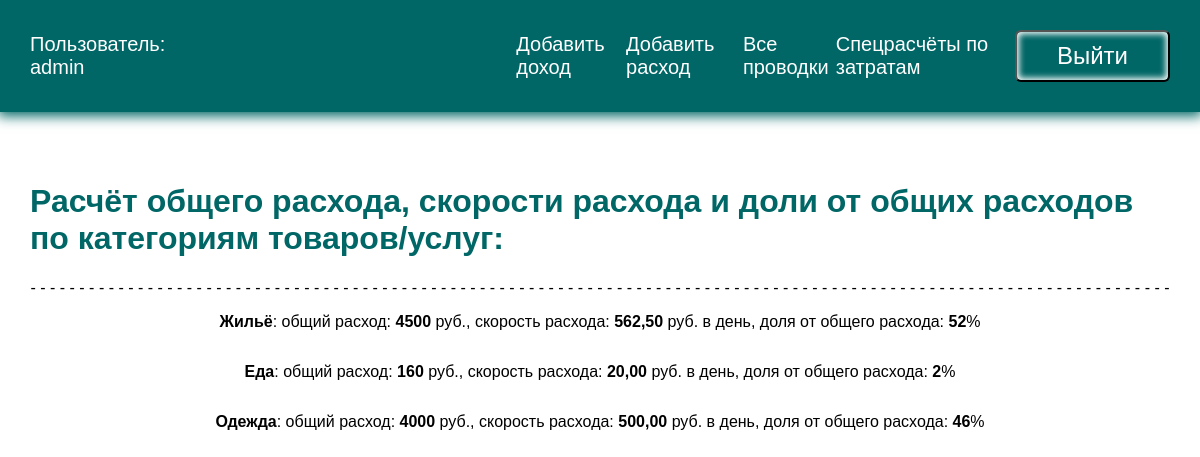
Screenshot of /specialcalculation3/ (signed in) with the database file from the repository.
### transaction/models.py (models this page shows, shortened)
class Category(models.Model):
    name = models.CharField(max_length=200)

### transaction/views.py (the view)
# urls.py: path('specialcalculation3/', views.specialcostcalculation3, name='specialcalculation3'),
@login_required
def specialcostcalculation3(request):
    multidash = '- ' * 117
    exptransactions = ExpenditureTransaction.objects.all()
    valuesexp_list = exptransactions.values()
    sumexp = 0
    for item in valuesexp_list:
        value = round(item['quantity'] * item['price'], 2)
        sumexp += value
    oldest_date_pro = ProfitableTransaction.objects.aggregate(Min('date'))['date__min']
    if not oldest_date_pro:
        return 0
    delta_date_pro = (date.today() - oldest_date_pro).days + 1
    oldest_date_exp = ExpenditureTransaction.objects.aggregate(Min('date'))['date__min']
    if not oldest_date_exp:
        return 0
    delta_date_exp = (date.today() - oldest_date_exp).days + 1
    delta_days = [delta_date_pro, delta_date_exp]
    maxdeltadays = max(delta_days)
    queryset = ExpenditureTransaction.objects.values('category').annotate(totalexp=Sum(F('quantity') * F('price')), categories=F('category__name')).order_by()
    for item in queryset:
        item['speedexp'] = item['totalexp'] / maxdeltadays
        item['percentexp'] = round(100 * item['totalexp'] / sumexp, 0)
    context = {'queryset': queryset, 'multidash': multidash}
    return render(request, 'transaction/specialcalculation3.html', context)

### transaction/templates/transaction/specialcalculation3.html
{% extends 'transaction/base.html' %}
{% block content %}
<h1>Расчёт общего расхода, скорости расхода и доли от общих расходов по категориям товаров/услуг:</h1>
{{ multidash }}
{% for item in queryset %}
    <p><b>{{ item.categories }}</b>: общий расход: <b>{{ item.totalexp }}</b> руб.,
        скорость расхода: <b>{{ item.speedexp | floatformat:2 }}</b> руб. в день, доля от общего расхода: <b>{{ item.percentexp }}</b>%</p>
{% endfor %}
{% endblock %}

### transaction/templates/transaction/base.html (shortened to what this page needs)
<!DOCTYPE html>
{% load static %}
<html lang="en">
<head>
    <link rel="stylesheet" href="{% static 'css/style.css' %}">
</head>
<body>
    <div class="menu">
        <div class="wrap">
            {% if user.is_authenticated %}
            <ul>
                <li class="logo" ><a href="">Пользователь: {{ user.username }}</a></li>
                <li><a href="{% url 'createpro' %}">Добавить доход</a></li>
                <li><a href="{% url 'createexp' %}">Добавить расход</a></li>
                <li><a href="{% url 'recorded' %}">Все проводки</a></li>
                <li><a href="{% url 'special_cost_calculations' %}">Спецрасчёты по затратам</a></li>
                <li>
                    <form action="{% url 'logout' %}" method="post">
                        <button class="btn bottom">Выйти</button>
                    </form>
                </li>
            </ul>
            {% else %}
            <ul>
                <li><a href="{% url 'signup' %}">Зарегистрироваться</a></li>
                <li><a href="{% url 'login' %}">Войти</a></li>
            </ul>
            {% endif %}
        </div>
    </div>
    <div class="content">
        <div class="wrap">
            {% block content %}
            {% endblock %}
        </div>
    </div>
</body>
</html>

### transaction/static/css/style.css (style rules this page uses)
body { margin: 0; padding: 0; font-family: Arial, Helvetica, sans-serif; }
.wrap { max-width: 1200px; margin: 0 auto; padding: 10px 30px; box-sizing: border-box; }
.menu { background: #006666; box-shadow: 0 2px 12px 2px #006666; }
ul { list-style: none; padding: 0; }
.menu ul { display: flex; justify-content: space-between; align-items: center; font-size: 20px; }
.menu .logo { margin-right: 30%; color: #fff; }
a { text-decoration: none; }
.menu a { color: #fff; }
.content .wrap { display: flex; flex-direction: column; align-items: center; justify-content: center; margin-top: 40px; }
h1, h2 { color: #006666; }
.btn { background: #006666; color: #fff; }
.bottom { margin-top: 0; }
button { border-radius: 6px; box-shadow: inset 0 0 6px 2px #fff; padding: 10px 40px; margin-top: 40px; font-size: 24px; cursor: pointer; }

### rows the page displays
Category: categories "Жильё", totalexp "4500", speedexp "562,50", percentexp "52"
Category: categories "Еда", totalexp "160", speedexp "20,00", percentexp "2"
Category: categories "Одежда", totalexp "4000", speedexp "500,00", percentexp "46"

### other values shown
{{ user.username }} "admin"
